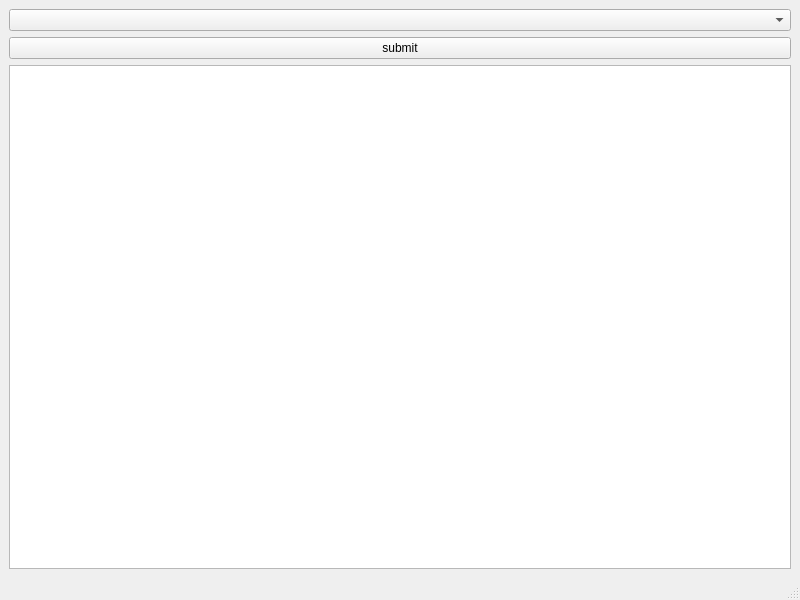
<?xml version="1.0" encoding="UTF-8"?>
<ui version="4.0">
 <class>MainWindow</class>
 <widget class="QMainWindow" name="MainWindow">
  <property name="geometry">
   <rect>
    <x>0</x>
    <y>0</y>
    <width>800</width>
    <height>600</height>
   </rect>
  </property>
  <property name="windowTitle">
   <string>MainWindow</string>
  </property>
  <widget class="QWidget" name="centralwidget">
   <layout class="QVBoxLayout" name="verticalLayout">
    <item>
     <widget class="QComboBox" name="comboBox"/>
    </item>
    <item>
     <widget class="QPushButton" name="pushButton_2">
      <property name="text">
       <string>submit</string>
      </property>
     </widget>
    </item>
    <item>
     <widget class="QTableWidget" name="tableWidget"/>
    </item>
   </layout>
  </widget>
  <widget class="QMenuBar" name="menubar">
   <property name="geometry">
    <rect>
     <x>0</x>
     <y>0</y>
     <width>800</width>
     <height>39</height>
    </rect>
   </property>
  </widget>
  <widget class="QStatusBar" name="statusbar"/>
 </widget>
 <resources/>
 <connections/>
</ui>
